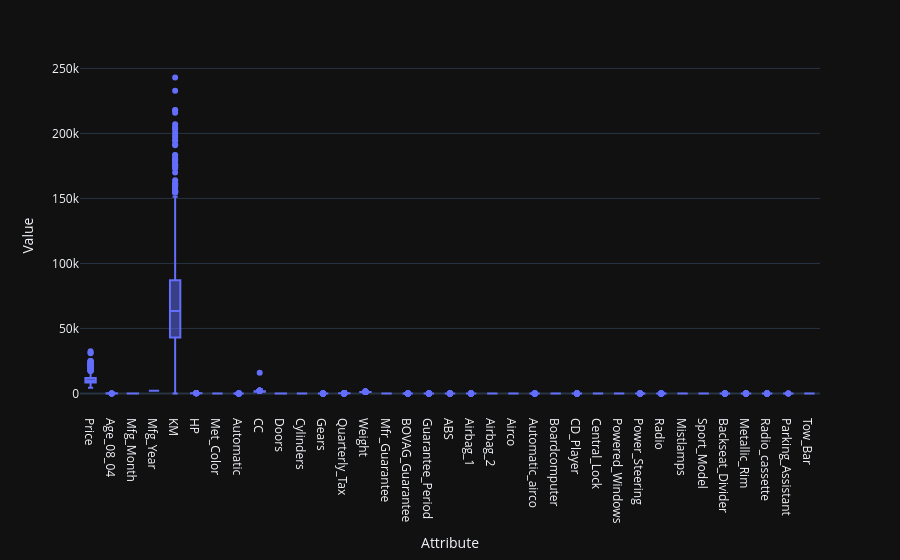

Notebook code cell kept with this figure:
### Markdown cell above
График boxplot для всех числовых признаков:

### Code cell
df_melted = df.select_dtypes(include=['int64', 'float64']).melt(var_name='Attribute', value_name='Value')
fig = px.box(
    df_melted,
    x='Attribute',
    y='Value',
    template='plotly_dark'
)

fig.show()

### Figure 1 — Plotly figure (JSON) as saved in the notebook; plotly's stock layout.template omitted (floating-point values rounded to 4 significant figures; data arrays with more than 128 entries replaced by an {"elided": "..."} marker saying what was removed)
{"data": [{"alignmentgroup": "True", "hovertemplate": "Attribute=%{x}<br>Value=%{y}<extra></extra>", "legendgroup": "", "marker": {"color": "#636efa"}, "name": "", "notched": false, "offsetgroup": "", "orientation": "v", "showlegend": false, "type": "box", "x": {"elided": "50260 str values"}, "x0": " ", "xaxis": "x", "y": {"elided": "50260 int values"}, "y0": " ", "yaxis": "y"}], "layout": {"boxmode": "group", "legend": {"tracegroupgap": 0}, "margin": {"t": 60}, "xaxis": {"anchor": "y", "domain": [0, 1], "title": {"text": "Attribute"}}, "yaxis": {"anchor": "x", "domain": [0, 1], "title": {"text": "Value"}}}}
